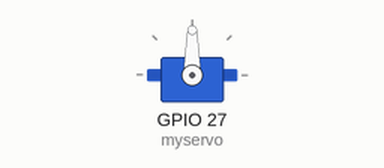
Recording of a sketch running on a simulated ESP32. Parts: servo. What the sketch prints to the serial monitor is not drawn.

Above: at 0.05 s.
At 6.05 s:
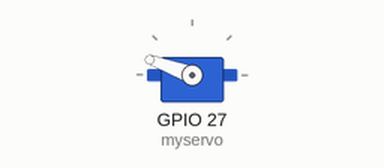
At 12.0 s:
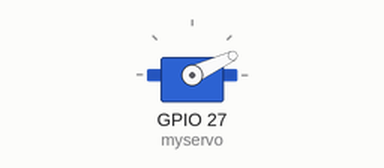
Timing chart, 0 to 15.6 s (numbered marks = the images above):
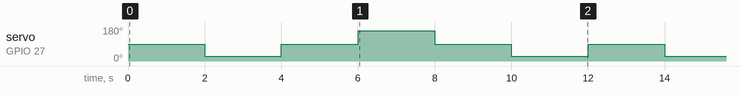

Measured:
- by itself, servo on GPIO 27 (myservo): repeats every 12.0 s: 90° 2.0 s, 160° 2.0 s, 2 × (90° 2.0 s, 25° 2.0 s)

The sketch:

Servo.ino
```cpp
#include <ESP32Servo.h>

Servo myservo;

void setup() {
  Serial.begin(115200);
  myservo.attach(27);

  myservo.write(0);

}

void loop() {

   myservo.write(90);
   Serial.print("90");
   Serial.print("");
  delay(2000);
  myservo.write(25);
  Serial.print("25");
  Serial.print("");
  delay(2000);
  myservo.write(90);
   Serial.print("90");
   Serial.print("");
  delay(2000);
myservo.write(160);
Serial.print("160");
Serial.print("");
delay(2000);
myservo.write(90);
Serial.print("90");
Serial.print("");
delay(2000);
myservo.write(25);
Serial.print("25");
Serial.print("");
delay(2000);
}
```
